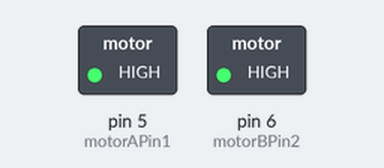
The sketch below on a simulated Arduino Uno, built with avr-gcc and run on an emulated ATmega328P. Parts: switched loads named in the sketch (green lamp = pin HIGH). At 0.0 s the program stops and its outputs stay as they are.

Above: at 0.1 s.
Timing chart, 0 to 1.5 s (numbered marks = the images above):
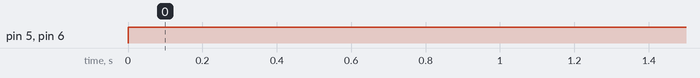

The sketch:

motor_control.ino
```cpp
int motorAPin1 = 5; // Pin 5 de L293
int motorBPin2 = 6;// Pin 6 de L293

void setup() {
  pinMode (motorAPin1, OUTPUT);
  pinMode (motorBPin2, OUTPUT);
}
void loop() {


  digitalWrite (motorAPin1, HIGH); // Al activar gira el motor A en sentido de las agujas del digitalWrite(motorBPin2, HIGH); // Al activar gira el motor B en sentido de las agujas del
  digitalWrite (motorBPin2, HIGH);
  while(1){} // Esta parte del codigo inicia un bucle inifinito.
}
```

Measured:
- by itself, pin 5 (motorAPin1), pin 6 (motorBPin2): LOW → HIGH at 0.00 s
